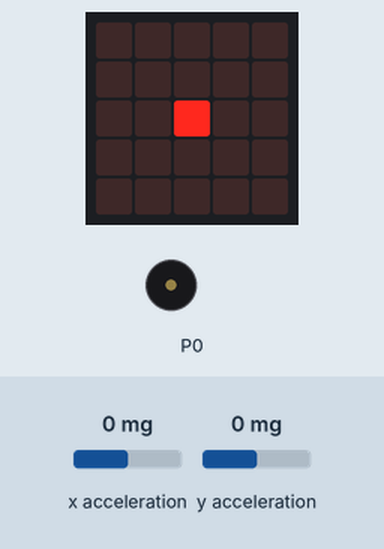
Simulated run of this program. Board: BBC micro:bit (MakeCode). Shown: the board's 5×5 LED display, buzzer (waves = sounding). The test bench sets the inputs (shaded band); at power-on: x acceleration 0 mg, y acceleration 0 mg. What the program prints to the serial console is not drawn.

Above: at 1.2 s.
1.3 s: x acceleration set to -143 mg
4.6 s: x acceleration set to -160 mg
At 6.1 s:
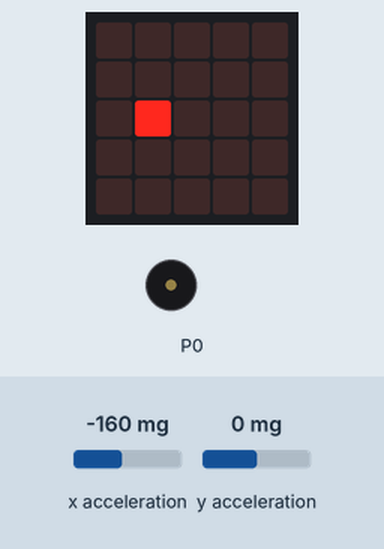
At 6.7 s:
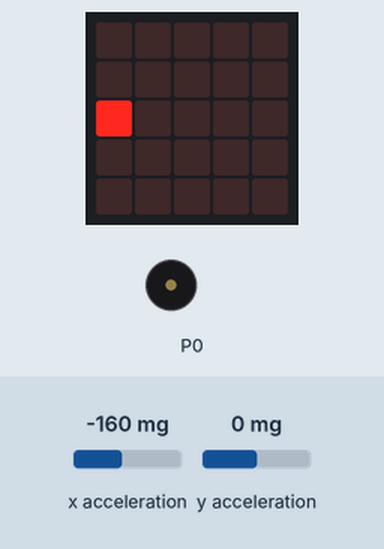
7.8 s: y acceleration set to -140 mg
9.8 s: y acceleration set to -167 mg
At 10.8 s:
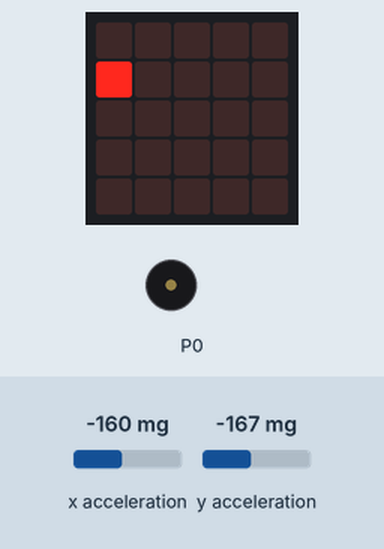
12.5 s: x acceleration set to 137 mg
14.5 s: x acceleration set to 160 mg
At 15.5 s:
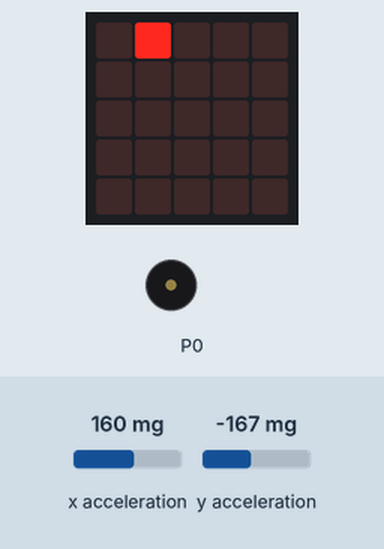
Timing chart, 0 to 18.2 s (numbered marks = the images above; inputs shaded):
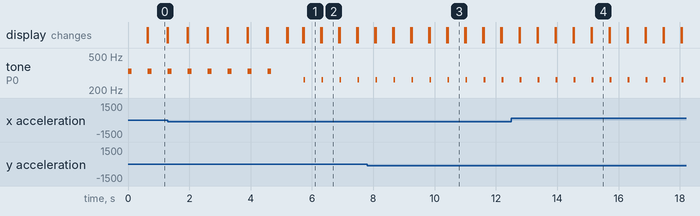

Measured:
- the behaviour switches between -150 and -151 mg on x acceleration (found by bisection; images 0 and 1)
- the behaviour switches between -150 and -151 mg on y acceleration (found by bisection; images 2 and 3)
- the behaviour switches between 150 and 151 mg on x acceleration (found by bisection; images 3 and 4)
- after the input at 4.6 s, the display: first differs from a run without the input after 1.1 s (image 1)
- after the input at 9.8 s, the display: first differs from a run without the input after 0.62 s (image 3)
- after the input at 14.5 s, the display: first differs from a run without the input after 0.62 s (image 4)
- by itself, tone on P0: alternates 262 Hz for 0.06 s and silent for 0.53 s

The program:

main.ts
```typescript
let gyroY = 0;
let gyroX = 0;
let gyroZ = 0;
let x = 2;
let y = 2;
let z = 2;
basic.forever(function () {
    led.plot(x, y)
    gyroX = input.acceleration(Dimension.X)
    gyroY = input.acceleration(Dimension.Y)
    if (gyroX < -150 && x > 0) {
        x += -1

    } else if (gyroX > 150 && x < 4) {
        x += 1


    }
    if (gyroY < -150 && y > 0) {
        y += -1

    } else if (gyroY > 150 && y < 4) {
        y += 1

    }
    if ((x == 0 && y == 0) || (x == 0 && y == 1) || (x == 0 && y == 2) || (x == 0 && y == 3) || (x == 0 && y == 4) || (x == 1 && y == 4) || (x == 2 && y == 4) || (x == 3 && y == 4) || (x == 4 && y == 4) || (x == 4 && y == 0) || (x == 4 && y == 1) || (x == 4 && y == 2) || (x == 4 && y == 3) || (x == 4 && y == 4) || (x == 1 && y == 0) || (x == 2 && y == 0) || (x == 3 && y == 0) || (x == 4 && y == 0)

    ){


        music.playTone(Note.C, music.beat(BeatFraction.Eighth))


    }
    if ((x== 2 && y==2)) {

        music.playTone(Note.E, music.beat(BeatFraction.Quarter))
    }
    if ((x == 1 && y == 1) || (x == 1 && y == 2) || (x == 1 && y == 3)) {

    }

    basic.pause(500)
    basic.clearScreen()


})
console.log(x)
console.log(y)
```

test.ts
```typescript
// Tady jsou testy. Při použití tohoto balíčku jako rozšíření nebude zkompilováno.
```
